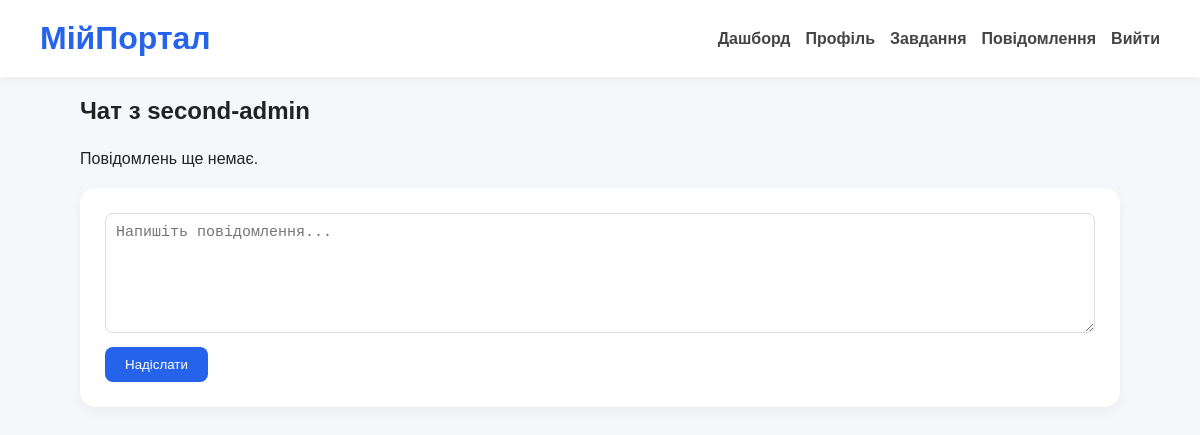
/messages/2/ (signed in), run on an earlier commit of the app's database.
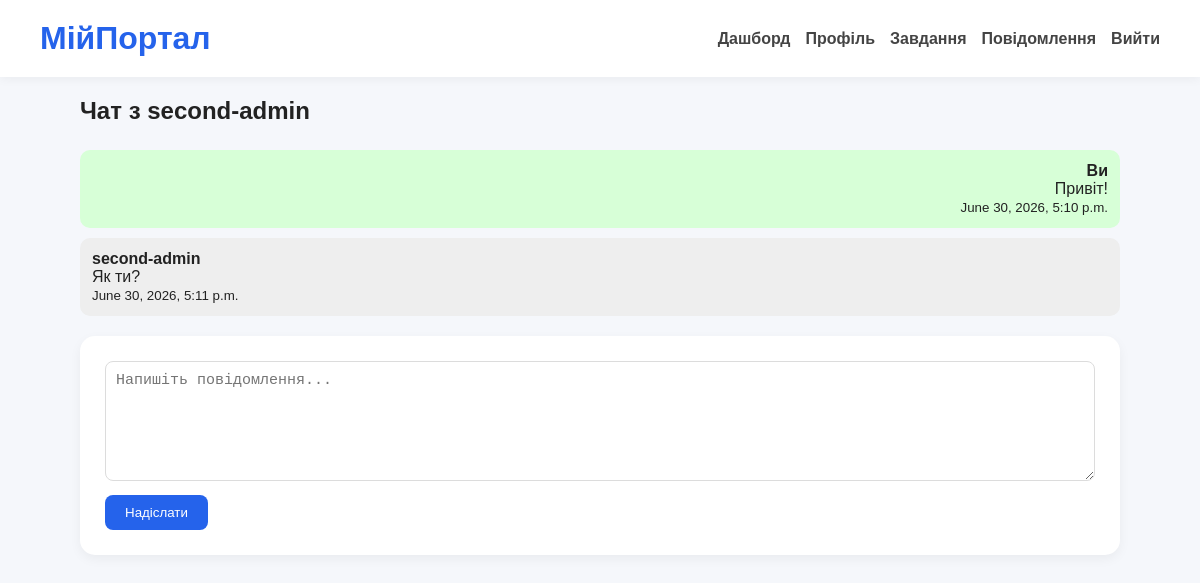
And on a later commit of the database.
### portal/models.py (models this page shows, shortened)
class Message(models.Model):
    sender = models.ForeignKey(
        User,
        on_delete=models.CASCADE,
        related_name='sent_messages'
    )
    recipient = models.ForeignKey(
        User,
        on_delete=models.CASCADE,
        related_name='received_messages'
    )
    text = models.TextField()
    created_at = models.DateTimeField(auto_now_add=True)
    class Meta:
        ordering = ['created_at']

### portal/views.py (the view, shortened to what this page needs)
@login_required
def chat(request, user_id):
    if user_id == request.user.pk:
        return redirect('user_list')
    other_user = get_object_or_404(User, pk=user_id)
    chat_messages = Message.objects.filter(
        Q(sender=request.user, recipient=other_user) |
        Q(sender=other_user, recipient=request.user)
    )
    return render(request, 'chat.html', {
        'other_user': other_user,
        'messages': chat_messages
    })

### templates/chat.html (shortened to what this page needs)
{% extends "base.html" %}
{% block content %}
<h2>Чат з {{ other_user.username }}</h2>
<div class="chat-box">
{% for message in messages %}
<div class="{% if message.sender == request.user %}my-message{% else %}other-message{% endif %}">
    <strong>
        {% if message.sender == request.user %}
            Ви
        {% else %}
            {{ other_user.username }}
        {% endif %}
    </strong>
    <p>{{ message.text }}</p>
    <small>{{ message.created_at }}</small>
</div>
{% empty %}
<p>Повідомлень ще немає.</p>
{% endfor %}
</div>
<form method="POST">
    <textarea
        name="text"
        rows="4"
        required
        placeholder="Напишіть повідомлення..."
    ></textarea>
    <br>
    <button type="submit">
        Надіслати
    </button>
</form>
{% endblock %}

### templates/base.html (shortened to what this page needs)
<!DOCTYPE html>
<html lang="uk">
<head>
    {% load static %}
    <link rel="stylesheet" href="{% static 'css/style.css' %}">
</head>
<body>
<header>
    <h1>МійПортал</h1>
    {% if user.is_authenticated %}
    <nav>
        <a href="/dashboard/">Дашборд</a>
        <a href="/profile/">Профіль</a>
        <a href="/notes/">Завдання</a>
        <a href="/messages/">Повідомлення</a>
        <a href="/logout/">Вийти</a>
    </nav>
    {% endif %}
</header>
<main>
    {% block content %}
    {% endblock %}
</main>
</body>
</html>

### static/css/style.css (style rules this page uses)
* { margin: 0; padding: 0; box-sizing: border-box; }
body { font-family: Arial, Helvetica, sans-serif; background: #f5f7fb; color: #222; min-height: 100vh; }
main { max-width: 1100px; margin: 40px auto; padding: 20px; }
header { background: white; padding: 20px 40px; box-shadow: 0 2px 10px rgba(0,0,0,0.05); display: flex; justify-content: space-between; align-items: center; flex-wrap: wrap; }
header h1 { color: #2563eb; }
nav { display: flex; gap: 15px; }
nav a { text-decoration: none; color: #444; font-weight: 600; transition: 0.2s; }
h2 { margin-bottom: 25px; }
form { background: white; padding: 25px; border-radius: 15px; box-shadow: 0 4px 12px rgba(0,0,0,0.05); margin-bottom: 25px; }
input, textarea { width: 100%; padding: 12px; border: 1px solid #dcdcdc; border-radius: 8px; font-size: 15px; }
textarea { resize: vertical; min-height: 120px; }
button { margin-top: 20px; background: #2563eb; color: white; border: none; padding: 12px 22px; border-radius: 8px; cursor: pointer; transition: 0.2s; }
a { transition: 0.2s; }
.chat-box { margin:20px 0; }
.my-message { background:#d7ffd7; padding:12px; border-radius:10px; margin:10px 0; text-align:right; }
.other-message { background:#eeeeee; padding:12px; border-radius:10px; margin:10px 0; text-align:left; }
textarea { width:100%; padding:10px; resize:vertical; }
button { margin-top:10px; padding:10px 20px; cursor:pointer; }
@media (max-width: 1440px) { main { width:90%; margin:auto; } }

What changed in the data, as far as the page shows it:
added Message: shows "Ви", text "Привіт!", created_at "June 30, 2026, 5:10 p.m."
added Message: {{ other_user.username }} "second-admin", text "Як ти?", created_at "June 30, 2026, 5:11 p.m."
Also different on the page:
text no longer shown: "Повідомлень ще немає."
